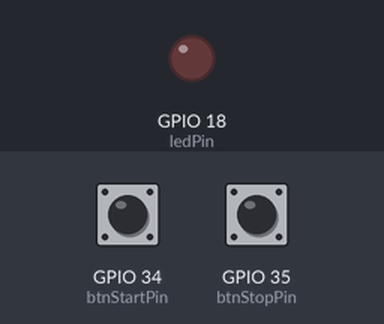
The program below on a simulated ESP32. Parts: output pins drawn as LEDs (lit = HIGH). The test bench sets the inputs (shaded band); at power-on: GPIO 34 (btnStartPin) HIGH, GPIO 35 (btnStopPin) HIGH. What the program prints to the serial monitor is not drawn.

Above: at 1.2 s.
1.3 s: GPIO 34 (btnStartPin) pulled LOW for 0.15 s
At 1.6 s:
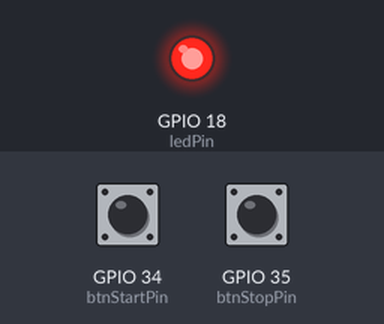
4.4 s: GPIO 35 (btnStopPin) pulled LOW for 0.15 s
At 5.0 s:
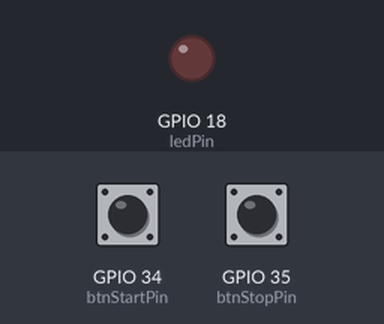
6.0 s: GPIO 34 (btnStartPin) pulled LOW for 1 s
At 6.4 s:
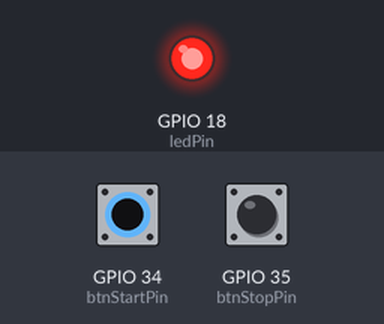
10.0 s: GPIO 35 (btnStopPin) pulled LOW for 1 s
At 11.0 s:
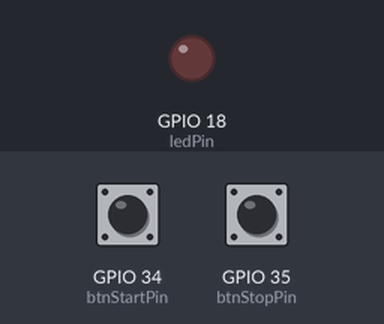
Timing chart, 0 to 13.0 s (numbered marks = the images above; inputs shaded):
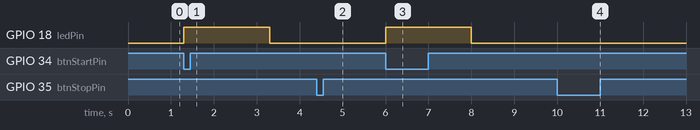

The program:

main.cpp
```cpp
#include <Arduino.h>

constexpr uint8_t ledPin = 18;
constexpr uint8_t btnStartPin = 34;
constexpr uint8_t btnStopPin = 35;
// for demonstration purposes, we will use a busy delay of 2 seconds to simulate some work being done
// this could be some time consuming calculation or similar, but for the sake of this example we will just use a delay
constexpr uint32_t busyDelay = 2000;

// we need to declare the running variable as volatile because it is modified inside an ISR
volatile bool running = false;

// isr for pressing the start button
// ! on esp32 the IRAM_ATTR is needed
void IRAM_ATTR startISR()
{
  // only set a flag, don't do any heavy work inside the ISR!
  running = true;
}

// isr for pressing the stop button
void IRAM_ATTR stopISR()
{
  // only set a flag, don't do any heavy work inside the ISR!
  running = false;
}

void setup()
{
  Serial.begin(115200);
  pinMode(ledPin, OUTPUT);
  pinMode(btnStartPin, INPUT);
  pinMode(btnStopPin, INPUT);

  // call our ISR if a falling edge happens on the defined pins.
  attachInterrupt(btnStartPin, startISR, FALLING);
  attachInterrupt(btnStopPin, stopISR, FALLING);

  Serial.println("Press the start button to start the work, and the stop button to stop it.");
}

void loop_example_1()
{
  // ! we never check our button state inside the loop
  while (running)
  {
    // pretend to do some important work! (blink an led)
    // this could be some time consuming calculation or similar
    digitalWrite(ledPin, !digitalRead(ledPin));
    delay(busyDelay);
    Serial.print('.');
  }

  if (!running)
  {
    digitalWrite(ledPin, LOW);
  }
}

void loop_example_2()
{
  // static means that the variable is only initialized once,
  // and keeps its value between calls to loop()
  static uint32_t lastBlink = 0;

  // ! we never check our button state inside the loop
  while (running)
  {
    // pretend to do some important work! (blink an led)
    // this could be some time consuming calculation or similar

    if (millis() - lastBlink > busyDelay)
    {
      lastBlink = millis();
      digitalWrite(ledPin, !digitalRead(ledPin));
      Serial.print('.');
    }
  }

  if (!running)
  {
    lastBlink = 0;
    digitalWrite(ledPin, LOW);
  }
}

void loop()
{
  loop_example_1();
  // loop_example_2();
}
```

Measured:
- after the input at 1.3 s, GPIO 18 (ledPin): LOW → HIGH at once, → LOW 2.0 s later
- after the input at 4.4 s, GPIO 18 (ledPin): stays LOW (without the input it goes to HIGH after 0.90 s)
- after the input at 6.0 s, GPIO 18 (ledPin): LOW → HIGH at once, → LOW 2.0 s later
- after the input at 10.0 s, GPIO 18 (ledPin): stays LOW (without the input it goes to HIGH after 0.00 s)
